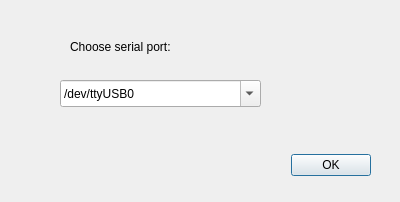
<?xml version="1.0" encoding="UTF-8"?>
<ui version="4.0">
 <class>SerialPortDialog</class>
 <widget class="QDialog" name="SerialPortDialog">
  <property name="geometry">
   <rect>
    <x>0</x>
    <y>0</y>
    <width>400</width>
    <height>202</height>
   </rect>
  </property>
  <property name="windowTitle">
   <string>Dialog</string>
  </property>
  <widget class="QDialogButtonBox" name="buttonBox">
   <property name="geometry">
    <rect>
     <x>190</x>
     <y>150</y>
     <width>181</width>
     <height>31</height>
    </rect>
   </property>
   <property name="toolTip">
    <string>connect to port</string>
   </property>
   <property name="orientation">
    <enum>Qt::Horizontal</enum>
   </property>
   <property name="standardButtons">
    <set>QDialogButtonBox::Ok</set>
   </property>
  </widget>
  <widget class="QComboBox" name="comboBox">
   <property name="geometry">
    <rect>
     <x>60</x>
     <y>80</y>
     <width>201</width>
     <height>27</height>
    </rect>
   </property>
   <property name="toolTip">
    <string>port name, select or enter</string>
   </property>
   <property name="editable">
    <bool>true</bool>
   </property>
   <item>
    <property name="text">
     <string>/dev/ttyUSB0</string>
    </property>
   </item>
   <item>
    <property name="text">
     <string>/dev/ttyUSB1</string>
    </property>
   </item>
   <item>
    <property name="text">
     <string>/dev/ttyUSB2</string>
    </property>
   </item>
   <item>
    <property name="text">
     <string>/dev/ttyUSB3</string>
    </property>
   </item>
   <item>
    <property name="text">
     <string>/dev/ttyUSB4</string>
    </property>
   </item>
   <item>
    <property name="text">
     <string>/dev/ttyUSB5</string>
    </property>
   </item>
   <item>
    <property name="text">
     <string>/dev/ttyS0</string>
    </property>
   </item>
   <item>
    <property name="text">
     <string>/dev/ttyS1</string>
    </property>
   </item>
   <item>
    <property name="text">
     <string>/dev/ttyS2</string>
    </property>
   </item>
   <item>
    <property name="text">
     <string>/dev/ttyS3</string>
    </property>
   </item>
   <item>
    <property name="text">
     <string>/dev/ttyS4</string>
    </property>
   </item>
   <item>
    <property name="text">
     <string>/dev/ttyS5</string>
    </property>
   </item>
   <item>
    <property name="text">
     <string>/dev/ttyACM0</string>
    </property>
   </item>
   <item>
    <property name="text">
     <string>/dev/ttyACM1</string>
    </property>
   </item>
   <item>
    <property name="text">
     <string>/dev/ttyACM2</string>
    </property>
   </item>
  </widget>
  <widget class="QLabel" name="label">
   <property name="geometry">
    <rect>
     <x>70</x>
     <y>26</y>
     <width>241</width>
     <height>41</height>
    </rect>
   </property>
   <property name="text">
    <string>Choose serial port:</string>
   </property>
  </widget>
 </widget>
 <resources/>
 <connections>
  <connection>
   <sender>buttonBox</sender>
   <signal>accepted()</signal>
   <receiver>SerialPortDialog</receiver>
   <slot>accept()</slot>
   <hints>
    <hint type="sourcelabel">
     <x>268</x>
     <y>181</y>
    </hint>
    <hint type="destinationlabel">
     <x>157</x>
     <y>274</y>
    </hint>
   </hints>
  </connection>
 </connections>
</ui>
